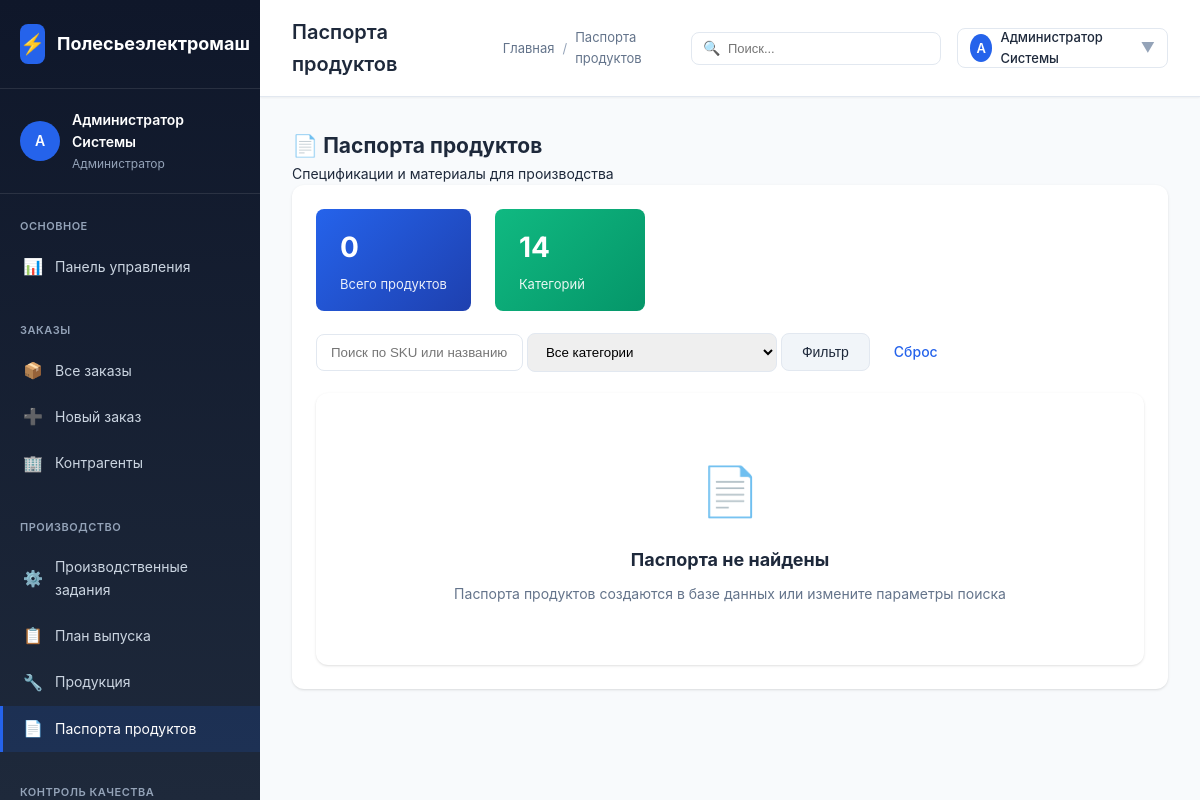
/polesie/modules/products/passports.php?category=PART_BOX (signed in), run on an earlier commit of the app's database.
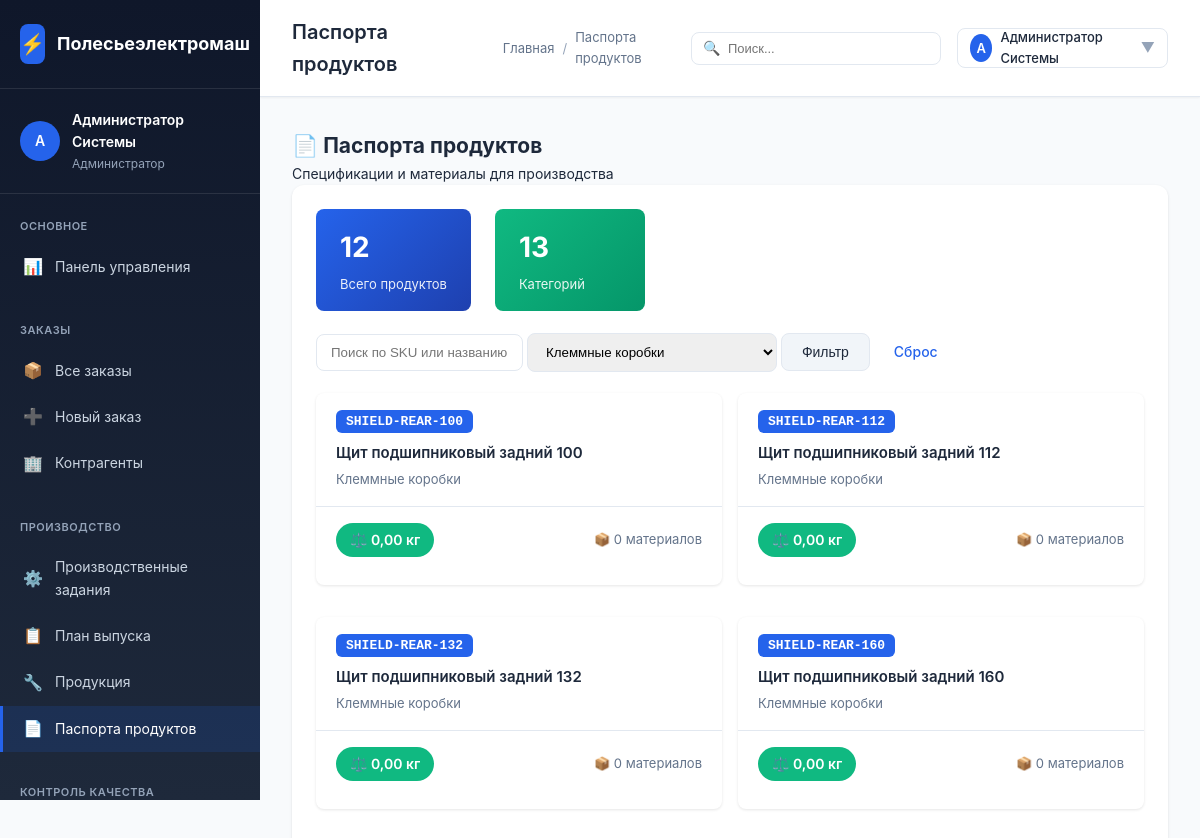
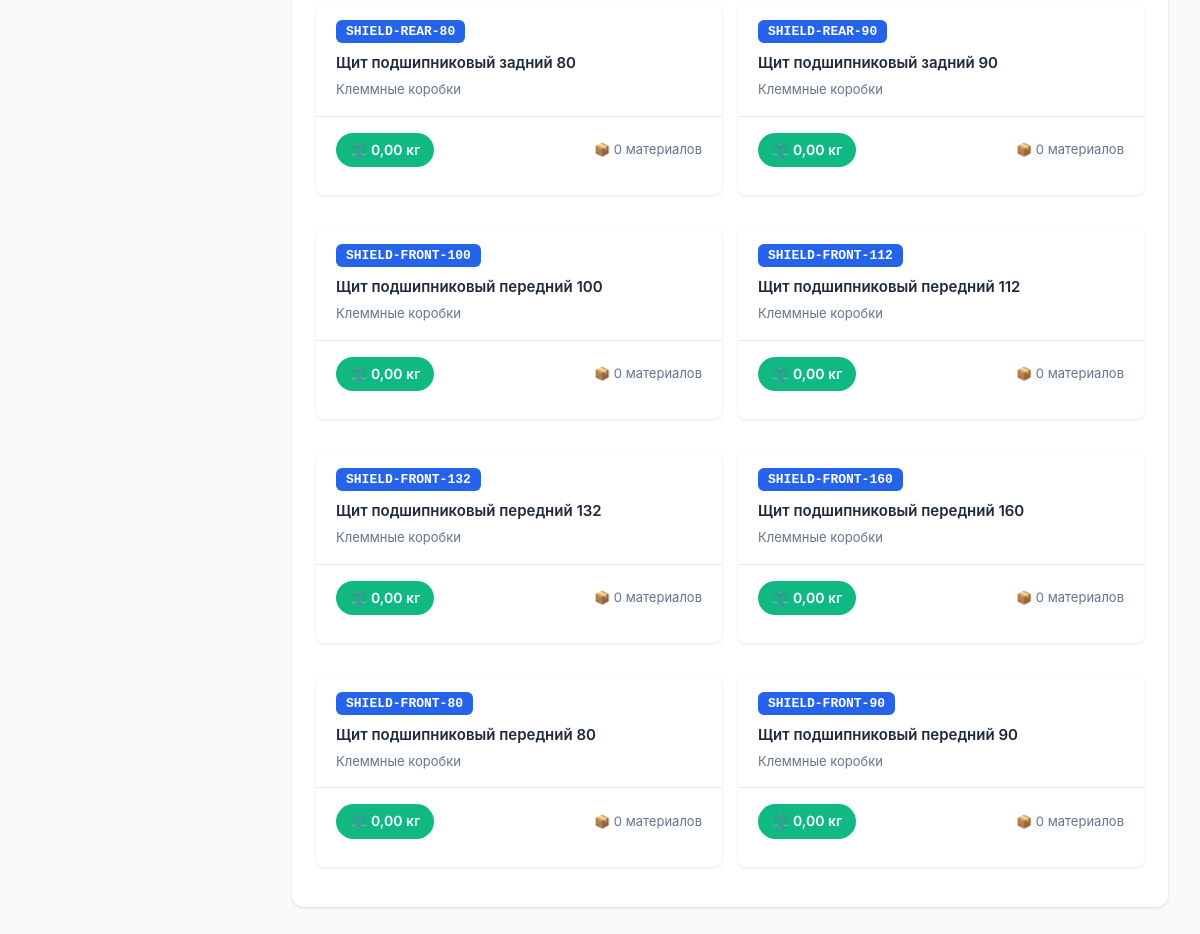
And on a later commit of the database (2 pictures, top to bottom).
### tables this page shows
CREATE TABLE `products` (
  `id` INT AUTO_INCREMENT PRIMARY KEY,
  `article` VARCHAR(50) NOT NULL UNIQUE,
  `name` VARCHAR(200) NOT NULL,
  `category_id` INT,
  `base_unit_id` INT,
  `specifications` JSON,
  `image` VARCHAR(255),
  `base_price` DECIMAL(15,2),
  `currency` CHAR(3) DEFAULT 'BYN',
  `is_active` BOOLEAN DEFAULT TRUE,
  `created_at` TIMESTAMP DEFAULT CURRENT_TIMESTAMP,
  CONSTRAINT `fk_prod_category` FOREIGN KEY (`category_id`) REFERENCES `product_categories`(`id`) ON DELETE SET NULL,
  CONSTRAINT `fk_prod_unit` FOREIGN KEY (`base_unit_id`) REFERENCES `base_units`(`id`) ON DELETE SET NULL
);

CREATE TABLE `product_categories` (
  `id` INT AUTO_INCREMENT PRIMARY KEY,
  `parent_id` INT,
  `name` VARCHAR(100) NOT NULL,
  `name_ru` VARCHAR(100),
  `code` VARCHAR(50) UNIQUE,
  `description` TEXT,
  CONSTRAINT `fk_prod_cat_parent` FOREIGN KEY (`parent_id`) REFERENCES `product_categories`(`id`) ON DELETE CASCADE
);

### polesie/config/config.php (called while the page is built, shortened)
<?php
function e($string) {
    return htmlspecialchars($string ?? '', ENT_QUOTES, 'UTF-8');
}
function asset($path) {
    $path = ltrim($path, '/');
    return APP_URL . '/' . $path;
}

### polesie/modules/products/passports.php (the view, shortened to what the changed rows need)
<?php
require_once __DIR__ . '/../../config/config.php';
$pdo = getDbConnection();
$search = $_GET['search'] ?? '';
$categoryFilter = $_GET['category'] ?? '';
$query = "
    SELECT
        pp.id as passport_id,
        p.id as product_id,
        p.article as sku,
        p.name as product_name,
        pc.name as category_name,
        pc.code as category_code,
        pp.total_weight_kg,
        pp.warranty_months,
        pp.is_serial_tracked,
        pp.production_notes,
        pp.quality_requirements,
        p.specifications
    FROM products p
    LEFT JOIN product_passports pp ON pp.product_id = p.id
    LEFT JOIN product_categories pc ON p.category_id = pc.id
    WHERE p.is_active = TRUE
";
$params = [];
if ($categoryFilter) {
    $query .= " AND pc.code = :category";
    $params[':category'] = $categoryFilter;
}
$query .= " ORDER BY pc.name, p.name";
$stmt = $pdo->prepare($query);
$stmt->execute($params);
$passports = $stmt->fetchAll();
$catQuery = "SELECT DISTINCT pc.code, pc.name
             FROM product_categories pc
             JOIN products p ON p.category_id = pc.id
             WHERE p.is_active = TRUE
             ORDER BY pc.name";
$categories = $pdo->query($catQuery)->fetchAll();
$totalProducts = count($passports);
?>
<!DOCTYPE html>
<html lang="ru">
<head>
    <link rel="stylesheet" href="<?= asset('assets/css/style.css') ?>">
</head>
<body>
    <div class="app-container">
        <div class="main-content">
            <?php include BASE_PATH . '/includes/topbar.php'; ?>
            <div class="content-area">
                <div class="content">
                    <div class="page-header">
                        <div class="page-header-title">
                            <h2>📄 Паспорта продуктов</h2>
                        </div>
                    </div>
                    <div class="card">
                        <div class="card-body">
                            <div class="stats-bar">
                                <div class="stat-item">
                                    <div class="stat-value"><?= $totalProducts ?></div>
                                    <div class="stat-label">Всего продуктов</div>
                                </div>
                                <div class="stat-item" style="background: linear-gradient(135deg, #10b981, #059669);">
                                    <div class="stat-value"><?= count($categories) ?></div>
                                    <div class="stat-label">Категорий</div>
                                </div>
                            </div>
                            <form method="GET" class="filter-form">
                                <div class="filter-row">
                                    <input type="text" name="search" placeholder="Поиск по SKU или названию..." value="<?= e($search) ?>"
                                           style="flex: 1; padding: 10px 14px; border: 1px solid var(--border-color); border-radius: var(--border-radius);">
                                    <select name="category" style="width: 250px; padding: 10px 14px; border: 1px solid var(--border-color); border-radius: var(--border-radius);">
                                        <option value="">Все категории</option>
                                        <?php foreach ($categories as $cat): ?>
                                            <option value="<?= e($cat['code']) ?>" <?= $categoryFilter == $cat['code'] ? 'selected' : '' ?>><?= e($cat['name']) ?></option>
                                        <?php endforeach; ?>
                                    </select>
                                    <button type="submit" class="btn btn-secondary">Фильтр</button>
                                    <a href="passports.php" class="btn btn-outline">Сброс</a>
                                </div>
                            </form>
                            <div style="margin-top: 20px;">
                                <?php if (empty($passports)): ?>
                                    <div class="empty-state">
                                        <div class="empty-state-icon">📄</div>
                                        <h3>Паспорта не найдены</h3>
                                        <p>Паспорта продуктов создаются в базе данных или измените параметры поиска</p>
                                    </div>
                                <?php else: ?>
                                    <div style="display: grid; grid-template-columns: repeat(auto-fill, minmax(350px, 1fr)); gap: 16px;">
                                        <?php foreach ($passports as $index => $passport): ?>
                                            <?php
                                            $matStmt = $pdo->prepare("
                                                SELECT
                                                    ppm.quantity,
                                                    ppm.unit,
                                                    m.code as material_code,
                                                    m.name_full as material_name,
                                                    mc.name as material_category
                                                FROM product_passport_materials ppm
                                                JOIN materials m ON ppm.material_id = m.id
                                                LEFT JOIN material_categories mc ON m.category_id = mc.id
                                                WHERE ppm.passport_id = :passport_id
                                                ORDER BY ppm.sort_order, m.name_full
                                            ");
                                            $matStmt->execute([':passport_id' => $passport['passport_id']]);
                                            $materials = $matStmt->fetchAll();
                                            ?>
                                            <div class="passport-card" data-passport-id="<?= $passport['passport_id'] ?>" onclick="openPassportModal(this)">
                                                <div class="passport-card-header">
                                                    <div>
                                                        <span class="passport-sku"><?= e($passport['sku']) ?></span>
                                                        <div class="passport-title"><?= e($passport['product_name']) ?></div>
                                                        <div class="passport-category"><?= e($passport['category_name'] ?? 'Без категории') ?></div>
                                                    </div>
                                                </div>
                                                <div class="passport-card-body">
                                                    <div style="display: flex; justify-content: space-between; align-items: center;">
                                                        <span class="weight-badge">⚖️ <?= number_format($passport['total_weight_kg'] ?? 0, 2, ',', ' ') ?> кг</span>
                                                        <span style="font-size: 13px; color: var(--text-secondary);">
                                                            📦 <?= count($materials) ?> материалов
                                                        </span>
                                                    </div>
                                                </div>
                                            </div>
                                        <?php endforeach; ?>
                                    </div>
                                <?php endif; ?>
                            </div>
                        </div>
                    </div>
                </div>
            </div>
        </div>
    </div>
</body>
</html>

What changed in the data, as far as the page shows it:
now on this page (row edited): products: article "SHIELD-REAR-100", name "Щит подшипниковый задний 100", category.name "Клеммные коробки", total_weight_kg "0,00", count($materials) "0"
now on this page (row edited): products: article "SHIELD-REAR-112", name "Щит подшипниковый задний 112", category.name "Клеммные коробки", total_weight_kg "0,00", count($materials) "0"
now on this page (row edited): products: article "SHIELD-REAR-132", name "Щит подшипниковый задний 132", category.name "Клеммные коробки", total_weight_kg "0,00", count($materials) "0"
now on this page (row edited): products: article "SHIELD-REAR-160", name "Щит подшипниковый задний 160", category.name "Клеммные коробки", total_weight_kg "0,00", count($materials) "0"
now on this page (row edited): products: article "SHIELD-REAR-80", name "Щит подшипниковый задний 80", category.name "Клеммные коробки", total_weight_kg "0,00", count($materials) "0"
now on this page (row edited): products: article "SHIELD-REAR-90", name "Щит подшипниковый задний 90", category.name "Клеммные коробки", total_weight_kg "0,00", count($materials) "0"
now on this page (row edited): products: article "SHIELD-FRONT-100", name "Щит подшипниковый передний 100", category.name "Клеммные коробки", total_weight_kg "0,00", count($materials) "0"
now on this page (row edited): products: article "SHIELD-FRONT-112", name "Щит подшипниковый передний 112", category.name "Клеммные коробки", total_weight_kg "0,00", count($materials) "0"
now on this page (row edited): products: article "SHIELD-FRONT-132", name "Щит подшипниковый передний 132", category.name "Клеммные коробки", total_weight_kg "0,00", count($materials) "0"
now on this page (row edited): products: article "SHIELD-FRONT-160", name "Щит подшипниковый передний 160", category.name "Клеммные коробки", total_weight_kg "0,00", count($materials) "0"
now on this page (row edited): products: article "SHIELD-FRONT-80", name "Щит подшипниковый передний 80", category.name "Клеммные коробки", total_weight_kg "0,00", count($materials) "0"
now on this page (row edited): products: article "SHIELD-FRONT-90", name "Щит подшипниковый передний 90", category.name "Клеммные коробки", total_weight_kg "0,00", count($materials) "0"
Also different on the page:
$totalProducts: "0" → "12"
count($categories): "14" → "13"
form field category: "Все категории" → "Клеммные коробки"
text no longer shown: "📄 Паспорта не найдены Паспорта продуктов создаются в базе данных или измените параметры поиска"
